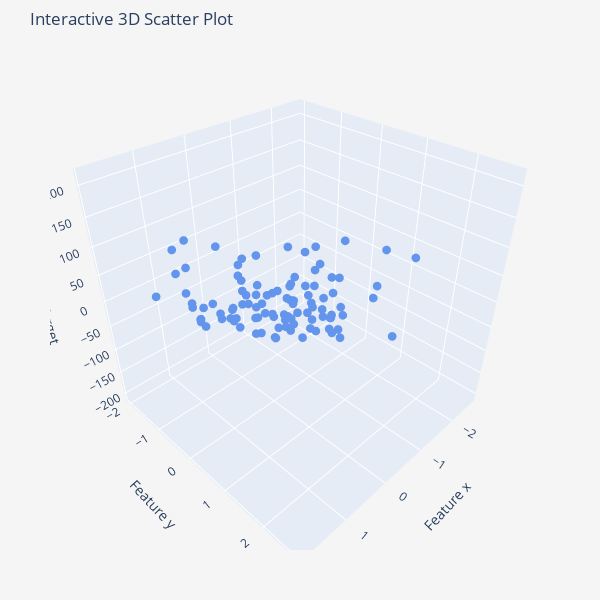

Notebook code for this chart:
### Markdown cell above
### Data set in its original form

### Code cell
import plotly.io as pio
# The following may preserve the chart on saving
# pio.renderers.default = 'jupyterlab' # or 'notebook'

np.random.seed(42)  # For reproducibility
data_seed = 42
n_samples = 100
n_features = 2

# Generate synthetic regression data
X_raw, y_raw = make_regression(
    n_samples=n_samples,
    n_features=n_features, 
    noise=5.0,
    random_state=data_seed
)
y_raw = y_raw.reshape((y_raw.shape[0], 1))

# Create an interactive 3D scatter plot, of the first two columns
fig = px.scatter_3d(x=X_raw[:, 0], y=X_raw[:, 1], z=y_raw[:, 0], 
                    title='Interactive 3D Scatter Plot',
                    labels={'x': 'Feature x', 
                            'y': 'Feature y', 
                            'z': 'Target'})
mrg = dict(l = 50, r = 50, b = 50, t = 50, pad = 10)
fig.update_traces(marker=dict(size=3, color='CornflowerBlue', symbol='circle'))
fig.update_layout(width=600, height=600, margin = mrg, paper_bgcolor = 'whitesmoke')
fig.show()

### Figure 1 — Plotly figure (JSON) as saved in the notebook; plotly's stock layout.template omitted (floating-point values rounded to 4 significant figures)
{"data": [{"hovertemplate": "Feature x=%{x}<br>Feature y=%{y}<br>Target=%{z}<extra></extra>", "legendgroup": "", "marker": {"color": "CornflowerBlue", "size": 3, "symbol": "circle"}, "mode": "markers", "name": "", "scene": "scene", "showlegend": false, "type": "scatter3d", "x": [-1.191, 0.05821, 0.5869, 0.4732, 0.7385, -0.8895, -1.919, -0.4465, 0.8125, 1.143, -1.106, 0.6257, -0.6006, -0.3921, -0.2342, -0.8468, 0.9154, 0.3241, 0.09708, -0.07201, -0.4634, -1.062, 1.579, 0.013, -0.9194, -0.2197, 0.005113, -1.328, -0.1156, 0.4967, 0.09176, 0.1732, -1.725, -0.68, -1.415, 1.886, 0.6477, -0.6769, 0.2931, 0.9634, 0.242, -2.62, -0.2454, -0.908, 0.5219, 0.8135, -0.7021, 0.8225, 1.466, -0.8085, -0.8392, 0.09965, 0.3616, -0.4695, -0.4792, -1.151, 0.8221, -0.1924, 1.478, -1.551, -0.5298, 0.08705, 0.06023, -1.237, -0.0771, -0.1613, -1.607, 0.3436, 1.866, -0.7833, -0.6017, -0.3427, 1.031, 0.2275, -1.013, 0.2505, -0.9747, 0.791, -0.2647, 0.2141, 0.2089, -0.03471, 0.2767, -1.071, -0.0135, 0.3313, -0.2235, -0.5444, 0.2576, 0.06753, -0.03583, 1.403, -1.479, -0.8839, 1.159, 0.3614, 0.2961, -0.9905, -0.4606, 0.2599], "y": [0.6566, -1.143, 2.19, -0.07283, 0.1714, -0.8158, -0.02651, 0.8564, 1.356, 0.7519, -1.196, -0.8572, -0.2917, -1.464, -0.2341, -1.515, 0.3288, -0.3851, 0.9686, 1.004, -0.4657, 0.4736, 0.7674, 1.454, 1.55, 0.3571, -0.2346, 0.1969, -0.3011, -0.1383, -1.988, 0.3853, -0.5623, 0.2323, -0.4206, 0.1746, 1.523, 0.6117, -0.7144, 0.4128, -1.913, 0.8219, -0.7537, -1.412, 0.297, -1.231, -0.3277, -1.221, -0.2258, -0.5018, -0.3092, -0.5035, -0.6451, 0.5426, -0.1857, 0.3757, 1.897, 0.3015, -0.5183, 0.06856, 0.5133, -0.299, 2.463, -1.32, 0.3412, 0.4041, 0.1846, -1.763, 0.4738, -0.3221, 1.852, -0.8023, 0.9313, 1.307, 0.3142, 0.3464, 0.7871, -0.9094, 2.72, -1.246, -1.96, -1.169, 0.8272, 0.4825, -1.058, 0.9755, 0.714, 0.1109, -0.07445, -1.425, 1.565, -1.402, -0.7198, 0.1537, -0.8207, 1.538, 0.2611, -0.5663, 1.057, 0.7818], "z": [-52.58, -82.36, 212.5, 32.66, 80.92, -135.5, -173.9, 25.8, 182.5, 155.7, -188.9, -11.55, -78.17, -140.8, -44.78, -182.0, 103.0, -5.48, 77.0, 71.19, -72.59, -60.32, 190.7, 107.8, 34.8, 9.705, -12.34, -111.3, -40.52, 38.75, -139.8, 46.89, -173.7, -42.11, -144.7, 176.0, 174.9, -17.66, -29.13, 125.8, -117.9, -164.7, -78.12, -178.6, 68.79, -26.98, -77.04, -17.86, 116.6, -114.1, -100.2, -20.39, -26.19, 1.576, -55.57, -69.36, 202.9, 9.334, 95.6, -138.1, -10.83, -18.47, 190.0, -204.0, 19.91, 8.183, -127.3, -100.1, 199.4, -85.37, 83.23, -84.34, 162.8, 122.6, -62.73, 44.64, -19.28, -14.17, 175.8, -69.43, -115.3, -94.25, 82.44, -53.97, -81.96, 102.4, 35.07, -41.12, 23.42, -96.36, 109.5, 14.11, -185.4, -70.3, 34.67, 146.6, 39.01, -135.1, 43.34, 75.81]}], "layout": {"height": 600, "legend": {"tracegroupgap": 0}, "margin": {"b": 50, "l": 50, "pad": 10, "r": 50, "t": 50}, "paper_bgcolor": "whitesmoke", "scene": {"domain": {"x": [0, 1], "y": [0, 1]}, "xaxis": {"title": {"text": "Feature x"}}, "yaxis": {"title": {"text": "Feature y"}}, "zaxis": {"title": {"text": "Target"}}}, "title": {"text": "Interactive 3D Scatter Plot"}, "width": 600}}
